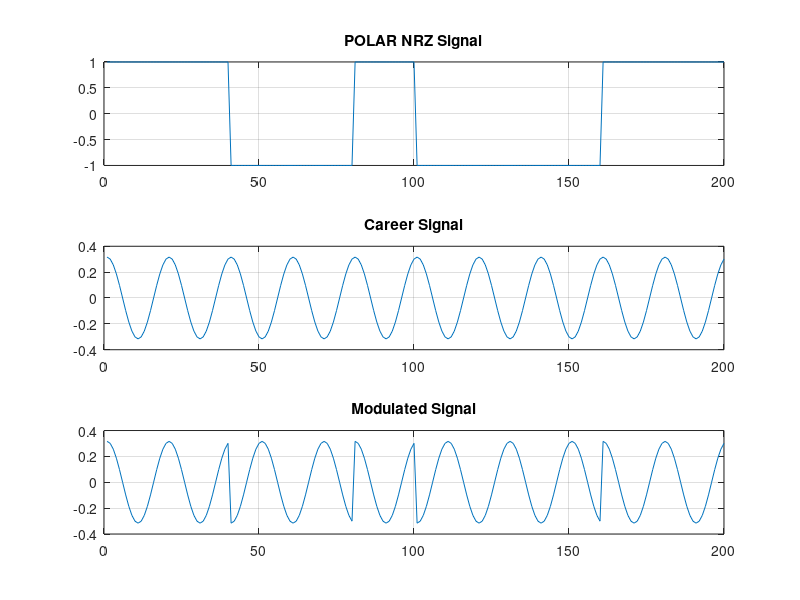
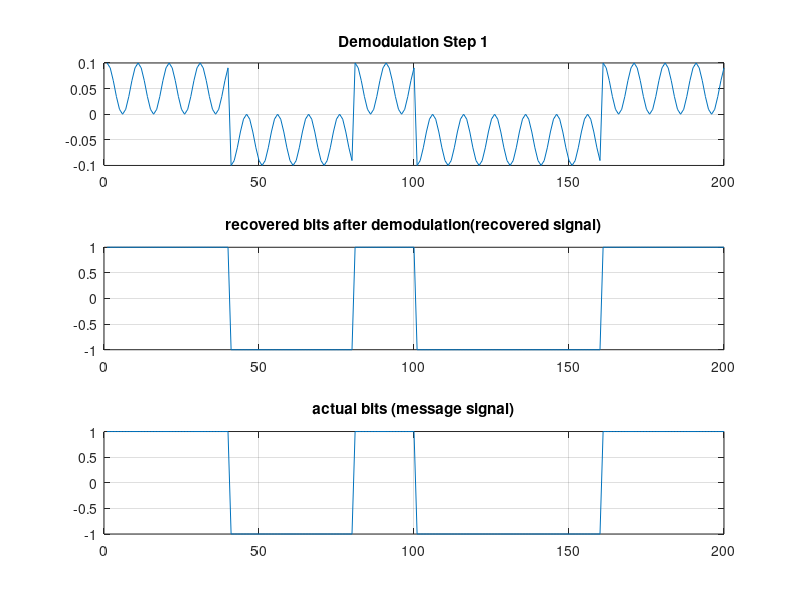

These figures' MATLAB source, in order:
%NAME:ARCHIT VASHIST
%ROLL NO:2021BEC0022


%% BPSK IMPLEMENTATION IN MATLAB
clc;
clear all;
close all;


%bit generation
bit_pattern=round(rand(1,10));
disp('Input signal bits');
disp(bit_pattern);

% career frequency
fc=10;

%sampling frequency
fs=20*fc;

%sampling time
Ts=1/fs;

%time interval for sampling
t=0:Ts:1-Ts;

%bit length
T_b=length(t)/length(bit_pattern);

%career wave
phi_t=sqrt(2/T_b)*cos(2*pi*fc*t);

PNRZ=[]; %PNRZ storing variable of message signal

%POLAR NRZ creation
for j=1:1:length(bit_pattern)
    if bit_pattern(j)==1
        x_t=repmat(bit_pattern(j),1,T_b);   
    else
        x_t=repmat(-1,1,T_b);
    end
    PNRZ=cat(2,PNRZ,x_t);
end

figure(1)
%UNRZ signal
subplot(3,1,1);
plot(PNRZ);
title('POLAR NRZ Signal')
grid on;


%plot career signal
subplot(3,1,2);
plot(phi_t);
title('Career Signal');
grid on;


%modulated signal
s_t=phi_t.*PNRZ;


%plot modulated signal
subplot(3,1,3);
plot(s_t);
title('Modulated Signal');
grid on;


%DEMODULATION SECTION

y_t=s_t.*phi_t; %STEP1->product modulator

figure(2)
subplot(3,1,1);
plot(y_t);
title('Demodulation Step 1');
grid on;


%INTEGRATOR

bit_s = []; %integrator values

for j = 1:length(bit_pattern)

    % calculate the start and end index for integration interval
    start_index = (j-1)*T_b+1;
    end_index = j*T_b;

    % integrator
    bit_sum = sum(y_t(start_index:end_index));
    
    % storing integrator values in an array for message signal creation
    bit_s = [bit_s bit_sum];

end


%DECISION DEVICE
bits=[];
for j=1:1:length(bit_pattern)
    if bit_s(j)>0 %THRESHOLD VALUE
        a=1;
    else
        a=0;
    end
   bits =[bits a];
end

disp('output signal bits');
disp(bits);


PNRZ_R=[];%POLAR NON RETURN TO ZERO REPRESENTATION OF RECOVERED SIGNAL

for j=1:1:length(bits)
    if bit_pattern(j)==1
        x_t=repmat(bits(j),1,T_b);   
    else
        x_t=repmat(-1,1,T_b);
    end
    PNRZ_R=cat(2,PNRZ_R,x_t);
end


%BIPOLAR NRZ OF RECOVERED SIGNAL
subplot(3,1,2);
plot(PNRZ_R);
title('recovered bits after demodulation(recovered signal)');
grid on;

%MESSAGE SIGNAL
subplot(3,1,3);
plot(PNRZ);
title('actual bits (message signal)');
grid on;


%CHECK ERROR IN SIGNAL
error=biterr(bit_pattern,bits);
if error==0
    disp('NO BIT ERROR');
else
    disp('BIT ERROR EXIST');
end

